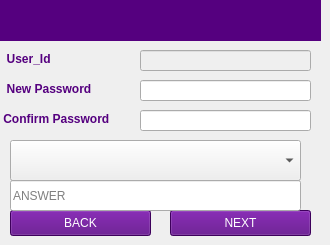
   <widget class="QWidget" name="Forget_password_page">
    <widget class="QLineEdit" name="Confirm_password_edit">
     <property name="enabled">
      <bool>true</bool>
     </property>
     <property name="geometry">
      <rect>
       <x>140</x>
       <y>110</y>
       <width>171</width>
       <height>21</height>
      </rect>
     </property>
     <property name="text">
      <string/>
     </property>
     <property name="maxLength">
      <number>12</number>
     </property>
     <property name="echoMode">
      <enum>QLineEdit::PasswordEchoOnEdit</enum>
     </property>
    </widget>
    <widget class="QLabel" name="User_id_">
     <property name="enabled">
      <bool>false</bool>
     </property>
     <property name="geometry">
      <rect>
       <x>0</x>
       <y>50</y>
       <width>121</width>
       <height>17</height>
      </rect>
     </property>
     <property name="font">
      <font>
       <weight>75</weight>
       <bold>true</bold>
      </font>
     </property>
     <property name="styleSheet">
      <string notr="true">color: rgb(85, 0, 127);</string>
     </property>
     <property name="text">
      <string>  User_Id</string>
     </property>
    </widget>
    <widget class="QLabel" name="FinoLogo_24">
     <property name="geometry">
      <rect>
       <x>5</x>
       <y>2</y>
       <width>71</width>
       <height>35</height>
      </rect>
     </property>
     <property name="autoFillBackground">
      <bool>false</bool>
     </property>
     <property name="styleSheet">
      <string notr="true">background-color: rgb(85, 0, 127);</string>
     </property>
     <property name="text">
      <string/>
     </property>
     <property name="pixmap">
      <pixmap resource="fino.qrc">:/Fino/Icons/finoW.png</pixmap>
     </property>
     <property name="scaledContents">
      <bool>true</bool>
     </property>
     <property name="alignment">
      <set>Qt::AlignCenter</set>
     </property>
    </widget>
    <widget class="QComboBox" name="Secret_Question">
     <property name="enabled">
      <bool>true</bool>
     </property>
     <property name="geometry">
      <rect>
       <x>10</x>
       <y>140</y>
       <width>291</width>
       <height>41</height>
      </rect>
     </property>
     <property name="font">
      <font>
       <pointsize>12</pointsize>
      </font>
     </property>
     <property name="editable">
      <bool>false</bool>
     </property>
     <property name="maxVisibleItems">
      <number>14</number>
     </property>
     <property name="sizeAdjustPolicy">
      <enum>QComboBox::AdjustToContentsOnFirstShow</enum>
     </property>
    </widget>
    <widget class="QLineEdit" name="New_password_edit">
     <property name="enabled">
      <bool>true</bool>
     </property>
     <property name="geometry">
      <rect>
       <x>140</x>
       <y>80</y>
       <width>171</width>
       <height>21</height>
      </rect>
     </property>
     <property name="text">
      <string/>
     </property>
     <property name="maxLength">
      <number>12</number>
     </property>
     <property name="echoMode">
      <enum>QLineEdit::PasswordEchoOnEdit</enum>
     </property>
    </widget>
    <widget class="QPushButton" name="Forget_password_next_button">
     <property name="geometry">
      <rect>
       <x>170</x>
       <y>210</y>
       <width>141</width>
       <height>26</height>
      </rect>
     </property>
     <property name="styleSheet">
      <string notr="true">color: rgb(255, 255, 255);
background-color: rgb(85, 0, 127);
font: 75 11pt &quot;Sans Serif&quot;;</string>
     </property>
     <property name="text">
      <string>NEXT</string>
     </property>
    </widget>
    <widget class="QPushButton" name="Forget_password_Back_button_2">
     <property name="geometry">
      <rect>
       <x>10</x>
       <y>210</y>
       <width>141</width>
       <height>26</height>
      </rect>
     </property>
     <property name="styleSheet">
      <string notr="true">color: rgb(255, 255, 255);
background-color: rgb(85, 0, 127);
font: 75 11pt &quot;Sans Serif&quot;;</string>
     </property>
     <property name="text">
      <string>BACK</string>
     </property>
    </widget>
    <widget class="QLineEdit" name="User_id_password_edit">
     <property name="enabled">
      <bool>false</bool>
     </property>
     <property name="geometry">
      <rect>
       <x>140</x>
       <y>50</y>
       <width>171</width>
       <height>21</height>
      </rect>
     </property>
     <property name="text">
      <string/>
     </property>
     <property name="maxLength">
      <number>12</number>
     </property>
    </widget>
    <widget class="QLabel" name="New_pass_label">
     <property name="enabled">
      <bool>false</bool>
     </property>
     <property name="geometry">
      <rect>
       <x>0</x>
       <y>80</y>
       <width>131</width>
       <height>17</height>
      </rect>
     </property>
     <property name="font">
      <font>
       <weight>75</weight>
       <bold>true</bold>
      </font>
     </property>
     <property name="styleSheet">
      <string notr="true">color: rgb(85, 0, 127);</string>
     </property>
     <property name="text">
      <string>  New Password</string>
     </property>
    </widget>
    <widget class="QLabel" name="Confirm_Pass_label">
     <property name="enabled">
      <bool>false</bool>
     </property>
     <property name="geometry">
      <rect>
       <x>0</x>
       <y>110</y>
       <width>141</width>
       <height>17</height>
      </rect>
     </property>
     <property name="font">
      <font>
       <weight>75</weight>
       <bold>true</bold>
      </font>
     </property>
     <property name="styleSheet">
      <string notr="true">color: rgb(85, 0, 127);</string>
     </property>
     <property name="text">
      <string> Confirm Password</string>
     </property>
    </widget>
    <widget class="QLineEdit" name="Secret_answer_edit">
     <property name="enabled">
      <bool>true</bool>
     </property>
     <property name="geometry">
      <rect>
       <x>10</x>
       <y>180</y>
       <width>291</width>
       <height>31</height>
      </rect>
     </property>
     <property name="text">
      <string/>
     </property>
     <property name="maxLength">
      <number>12</number>
     </property>
     <property name="placeholderText">
      <string notr="true">ANSWER</string>
     </property>
    </widget>
    <widget class="QLabel" name="Trans_type_label_37">
     <property name="geometry">
      <rect>
       <x>0</x>
       <y>0</y>
       <width>321</width>
       <height>41</height>
      </rect>
     </property>
     <property name="styleSheet">
      <string notr="true">color: rgb(255, 255, 255);
background-color: rgb(85, 0, 127);
font: 75 11pt &quot;Sans Serif&quot;;</string>
     </property>
     <property name="text">
      <string/>
     </property>
    </widget>
    <zorder>Confirm_password_edit</zorder>
    <zorder>User_id_</zorder>
    <zorder>Secret_Question</zorder>
    <zorder>New_password_edit</zorder>
    <zorder>Forget_password_next_button</zorder>
    <zorder>Forget_password_Back_button_2</zorder>
    <zorder>User_id_password_edit</zorder>
    <zorder>New_pass_label</zorder>
    <zorder>Confirm_Pass_label</zorder>
    <zorder>Secret_answer_edit</zorder>
    <zorder>Trans_type_label_37</zorder>
    <zorder>FinoLogo_24</zorder>
   </widget>
